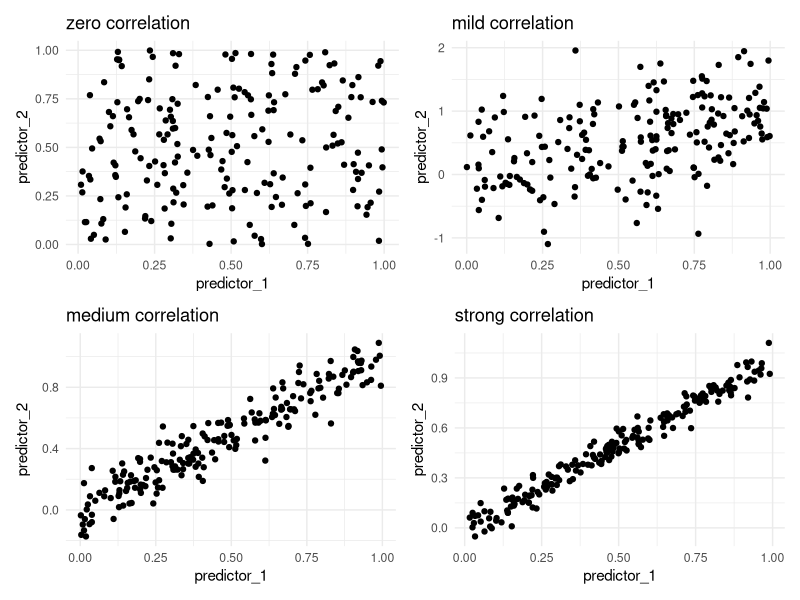

Here is the R script that generated this plot:
## ---- chunk 1
#| label: fig-correlation-examples
#| echo: false
#| message: false
#| fig-cap: |
#|   uncorrelated features and correlated feature
#| fig-alt: |
#|   4 Scatter charts. All present the relationship between predictor_1 and 
#|   predictor_2. The first chart shows points uniformally spread. With each of
#|   the following charts having stronger and stronger trend between the two
#|   predictors.
library(ggplot2)
library(dplyr)
library(patchwork)
set.seed(1234)

g1 <- tibble(predictor_1 = runif(200)) |>
  mutate(predictor_2 = runif(200)) |>
  ggplot(aes(predictor_1, predictor_2)) +
  geom_point() +
  theme_minimal() +
  labs(title = "zero correlation")

g2 <- tibble(predictor_1 = runif(200)) |>
  mutate(predictor_2 = predictor_1 + rnorm(200, sd = 0.5)) |>
  ggplot(aes(predictor_1, predictor_2)) +
  geom_point() +
  theme_minimal() +
  labs(title = "mild correlation")

g3 <- tibble(predictor_1 = runif(200)) |>
  mutate(predictor_2 = predictor_1 + rnorm(200, sd = 0.1)) |>
  ggplot(aes(predictor_1, predictor_2)) +
  geom_point() +
  theme_minimal() +
  labs(title = "medium correlation")

g4 <- tibble(predictor_1 = runif(200)) |>
  mutate(predictor_2 = predictor_1 + rnorm(200, sd = 0.05)) |>
  ggplot(aes(predictor_1, predictor_2)) +
  geom_point() +
  theme_minimal() +
  labs(title = "strong correlation")

(g1 + g2) / (g3 + g4)
